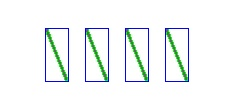
#> input picture artifacts/artifacts/job_debug1/handwriting_r_debug1.jpg, 233 x 111 px
$ python -i layout_consistency.py   (imports and definitions only)
#> lines starting #> are read from the running program, lines starting #| are printed output that depends on the picture; after the words box and inside, x2 and y2 are one past the last pixel; in counts of white or black regions, pixels touching at a corner belong together
#> further down, picture is the input picture: shape (111, 233, 3); mean B, G, R 245.2, 246.1, 242.4
import os
import cv2
import numpy as np
from django.conf import settings

# [16 lines left out: function mad_outliers, not called in this run]

def _deskew(image):
    # Simple deskew using projection or Hough
    gray = cv2.cvtColor(image, cv2.COLOR_BGR2GRAY)
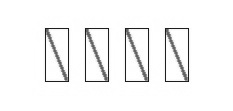
#> gray: shape (111, 233); min 24, max 255, mean 244.9
    gray = cv2.bitwise_not(gray)
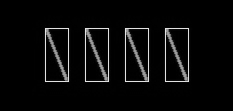
#> gray: shape (111, 233); min 0, max 231, mean 10.1
    thresh = cv2.threshold(gray, 0, 255, cv2.THRESH_BINARY | cv2.THRESH_OTSU)[1]
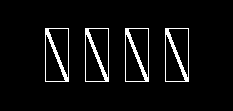
#> thresh: shape (111, 233); 5.4% white; 4 white regions, box (x1, y1, x2, y2) and area: (45, 28, 69, 82) 351, (85, 28, 109, 82) 351, (125, 28, 149, 82) 351, (165, 28, 189, 82) 351

    coords = np.column_stack(np.where(thresh > 0))
#> coords = 1404 pairs, first value 28 to 81, second value 45 to 188
    if len(coords) < 100:
        return image, 0.0

    angle = cv2.minAreaRect(coords)[-1]
#> angle = -90
    if angle < -45:
        angle = -(90 + angle)
#> angle = 0
    else:
        angle = -angle

    if abs(angle) < 0.5 or abs(angle) > 20:
        return image, 0.0 # Don't rotate if too small or too chaotic

    (h, w) = image.shape[:2]
    center = (w // 2, h // 2)
    M = cv2.getRotationMatrix2D(center, angle, 1.0)
    rotated = cv2.warpAffine(image, M, (w, h), flags=cv2.INTER_CUBIC, borderMode=cv2.BORDER_REPLICATE)
    return rotated, angle

# [405 lines left out: function run_layout_consistency, not called in this run]

>>> import cv2
>>> picture = cv2.imread('../../artifacts/artifacts/job_debug1/handwriting_r_debug1.jpg')
>>> result = _deskew(picture)
